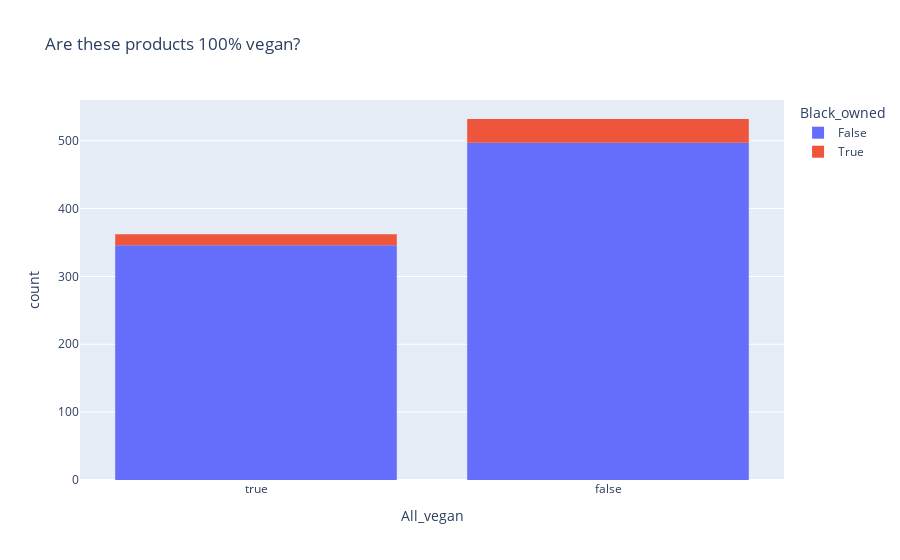

Notebook code cell kept with this figure:
### Code cell
# check out vegan brand values, along with which are black-owned
fig = px.histogram(brand_df, x='All_vegan', color="Black_owned", category_orders={'All_vegan': [True, False]}, title='Are these products 100% vegan?')
fig.show();

### Figure 1 — Plotly figure (JSON) as saved in the notebook; plotly's stock layout.template omitted (floating-point values rounded to 4 significant figures; data arrays with more than 128 entries replaced by an {"elided": "..."} marker saying what was removed)
{"data": [{"alignmentgroup": "True", "bingroup": "x", "hovertemplate": "Black_owned=False<br>All_vegan=%{x}<br>count=%{y}<extra></extra>", "legendgroup": "False", "marker": {"color": "#636efa", "pattern": {"shape": ""}}, "name": "False", "offsetgroup": "False", "orientation": "v", "showlegend": true, "type": "histogram", "x": {"elided": "843 bool values"}, "xaxis": "x", "yaxis": "y"}, {"alignmentgroup": "True", "bingroup": "x", "hovertemplate": "Black_owned=True<br>All_vegan=%{x}<br>count=%{y}<extra></extra>", "legendgroup": "True", "marker": {"color": "#EF553B", "pattern": {"shape": ""}}, "name": "True", "offsetgroup": "True", "orientation": "v", "showlegend": true, "type": "histogram", "x": [false, false, true, false, false, false, false, false, false, false, true, true, true, false, false, false, false, true, false, false, false, false, false, false, false, false, true, false, false, false, true, true, true, false, false, true, false, false, false, true, true, false, false, true, true, false, true, true, false, false, false], "xaxis": "x", "yaxis": "y"}], "layout": {"barmode": "relative", "legend": {"title": {"text": "Black_owned"}, "tracegroupgap": 0}, "title": {"text": "Are these products 100% vegan?"}, "xaxis": {"anchor": "y", "categoryarray": [true, false], "categoryorder": "array", "domain": [0, 1], "title": {"text": "All_vegan"}}, "yaxis": {"anchor": "x", "domain": [0, 1], "title": {"text": "count"}}}}
